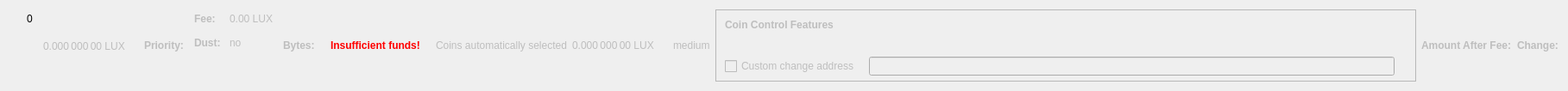
    <widget class="QWidget" name="dummyHideWidget" native="true">
     <property name="maximumSize">
      <size>
       <width>100</width>
       <height>22</height>
      </size>
     </property>
     <layout class="QHBoxLayout" name="dummyHideLayout">
      <item>
       <layout class="QFormLayout" name="formLayoutCoinControl1">
        <property name="horizontalSpacing">
         <number>10</number>
        </property>
        <property name="verticalSpacing">
         <number>14</number>
        </property>
        <property name="leftMargin">
         <number>10</number>
        </property>
        <property name="topMargin">
         <number>4</number>
        </property>
        <property name="rightMargin">
         <number>6</number>
        </property>
        <item row="0" column="1">
         <widget class="QLabel" name="labelCoinControlBytes">
          <property name="cursor">
           <cursorShape>IBeamCursor</cursorShape>
          </property>
          <property name="contextMenuPolicy">
           <enum>Qt::ActionsContextMenu</enum>
          </property>
          <property name="text">
           <string notr="true">0</string>
          </property>
          <property name="textInteractionFlags">
           <set>Qt::LinksAccessibleByMouse|Qt::TextSelectableByKeyboard|Qt::TextSelectableByMouse</set>
          </property>
         </widget>
        </item>
       </layout>
      </item>
      <item>
       <widget class="QLabel" name="labelCoinControlAfterFee">
        <property name="enabled">
         <bool>false</bool>
        </property>
        <property name="sizePolicy">
         <sizepolicy hsizetype="Fixed" vsizetype="Fixed">
          <horstretch>0</horstretch>
          <verstretch>0</verstretch>
         </sizepolicy>
        </property>
        <property name="minimumSize">
         <size>
          <width>111</width>
          <height>12</height>
         </size>
        </property>
        <property name="maximumSize">
         <size>
          <width>111</width>
          <height>12</height>
         </size>
        </property>
        <property name="cursor">
         <cursorShape>IBeamCursor</cursorShape>
        </property>
        <property name="contextMenuPolicy">
         <enum>Qt::ActionsContextMenu</enum>
        </property>
        <property name="text">
         <string notr="true">0.000 000 00 LUX</string>
        </property>
        <property name="textInteractionFlags">
         <set>Qt::LinksAccessibleByMouse|Qt::TextSelectableByKeyboard|Qt::TextSelectableByMouse</set>
        </property>
       </widget>
      </item>
      <item>
       <widget class="QLabel" name="labelCoinControlPriorityText">
        <property name="enabled">
         <bool>false</bool>
        </property>
        <property name="font">
         <font>
          <weight>75</weight>
          <bold>true</bold>
         </font>
        </property>
        <property name="text">
         <string>Priority:</string>
        </property>
       </widget>
      </item>
      <item>
       <layout class="QHBoxLayout" name="horizontalLayout"/>
      </item>
      <item>
       <layout class="QFormLayout" name="formLayoutCoinControl3">
        <property name="horizontalSpacing">
         <number>10</number>
        </property>
        <property name="verticalSpacing">
         <number>14</number>
        </property>
        <property name="leftMargin">
         <number>6</number>
        </property>
        <property name="topMargin">
         <number>4</number>
        </property>
        <property name="rightMargin">
         <number>6</number>
        </property>
        <item row="0" column="0">
         <widget class="QLabel" name="labelCoinControlFeeText">
          <property name="enabled">
           <bool>false</bool>
          </property>
          <property name="font">
           <font>
            <weight>75</weight>
            <bold>true</bold>
           </font>
          </property>
          <property name="text">
           <string>Fee:</string>
          </property>
          <property name="margin">
           <number>0</number>
          </property>
         </widget>
        </item>
        <item row="0" column="1">
         <widget class="QLabel" name="labelCoinControlFee">
          <property name="enabled">
           <bool>false</bool>
          </property>
          <property name="cursor">
           <cursorShape>IBeamCursor</cursorShape>
          </property>
          <property name="contextMenuPolicy">
           <enum>Qt::ActionsContextMenu</enum>
          </property>
          <property name="text">
           <string notr="true">0.00 LUX</string>
          </property>
          <property name="textInteractionFlags">
           <set>Qt::LinksAccessibleByMouse|Qt::TextSelectableByKeyboard|Qt::TextSelectableByMouse</set>
          </property>
         </widget>
        </item>
        <item row="1" column="0">
         <widget class="QLabel" name="labelCoinControlLowOutputText">
          <property name="enabled">
           <bool>false</bool>
          </property>
          <property name="font">
           <font>
            <weight>75</weight>
            <bold>true</bold>
           </font>
          </property>
          <property name="text">
           <string>Dust:</string>
          </property>
         </widget>
        </item>
        <item row="1" column="1">
         <widget class="QLabel" name="labelCoinControlLowOutput">
          <property name="enabled">
           <bool>false</bool>
          </property>
          <property name="cursor">
           <cursorShape>IBeamCursor</cursorShape>
          </property>
          <property name="contextMenuPolicy">
           <enum>Qt::ActionsContextMenu</enum>
          </property>
          <property name="text">
           <string>no</string>
          </property>
          <property name="textInteractionFlags">
           <set>Qt::LinksAccessibleByMouse|Qt::TextSelectableByKeyboard|Qt::TextSelectableByMouse</set>
          </property>
         </widget>
        </item>
       </layout>
      </item>
      <item>
       <widget class="QLabel" name="labelCoinControlBytesText">
        <property name="enabled">
         <bool>false</bool>
        </property>
        <property name="font">
         <font>
          <weight>75</weight>
          <bold>true</bold>
         </font>
        </property>
        <property name="text">
         <string>Bytes:</string>
        </property>
       </widget>
      </item>
      <item>
       <layout class="QFormLayout" name="formLayoutCoinControl2">
        <property name="horizontalSpacing">
         <number>10</number>
        </property>
        <property name="verticalSpacing">
         <number>14</number>
        </property>
        <property name="leftMargin">
         <number>6</number>
        </property>
        <property name="topMargin">
         <number>4</number>
        </property>
        <property name="rightMargin">
         <number>6</number>
        </property>
       </layout>
      </item>
      <item>
       <layout class="QHBoxLayout" name="horizontalLayoutCoinControl2">
        <property name="spacing">
         <number>8</number>
        </property>
        <property name="bottomMargin">
         <number>10</number>
        </property>
       </layout>
      </item>
      <item>
       <widget class="QLabel" name="labelCoinControlInsuffFunds">
        <property name="enabled">
         <bool>false</bool>
        </property>
        <property name="minimumSize">
         <size>
          <width>0</width>
          <height>0</height>
         </size>
        </property>
        <property name="font">
         <font>
          <weight>75</weight>
          <bold>true</bold>
         </font>
        </property>
        <property name="styleSheet">
         <string notr="true">color:red;font-weight:bold;</string>
        </property>
        <property name="text">
         <string>Insufficient funds!</string>
        </property>
        <property name="margin">
         <number>5</number>
        </property>
       </widget>
      </item>
      <item>
       <layout class="QFormLayout" name="formLayoutCoinControl4">
        <property name="horizontalSpacing">
         <number>10</number>
        </property>
        <property name="verticalSpacing">
         <number>14</number>
        </property>
        <property name="leftMargin">
         <number>6</number>
        </property>
        <property name="topMargin">
         <number>4</number>
        </property>
        <property name="rightMargin">
         <number>6</number>
        </property>
       </layout>
      </item>
      <item>
       <widget class="QLabel" name="labelCoinControlAutomaticallySelected">
        <property name="enabled">
         <bool>false</bool>
        </property>
        <property name="sizePolicy">
         <sizepolicy hsizetype="Fixed" vsizetype="Fixed">
          <horstretch>0</horstretch>
          <verstretch>0</verstretch>
         </sizepolicy>
        </property>
        <property name="minimumSize">
         <size>
          <width>0</width>
          <height>0</height>
         </size>
        </property>
        <property name="maximumSize">
         <size>
          <width>240</width>
          <height>16777215</height>
         </size>
        </property>
        <property name="text">
         <string>Coins automatically selected</string>
        </property>
        <property name="margin">
         <number>5</number>
        </property>
       </widget>
      </item>
      <item>
       <widget class="QLabel" name="labelCoinControlChange">
        <property name="enabled">
         <bool>false</bool>
        </property>
        <property name="sizePolicy">
         <sizepolicy hsizetype="Fixed" vsizetype="Fixed">
          <horstretch>0</horstretch>
          <verstretch>0</verstretch>
         </sizepolicy>
        </property>
        <property name="minimumSize">
         <size>
          <width>111</width>
          <height>0</height>
         </size>
        </property>
        <property name="maximumSize">
         <size>
          <width>111</width>
          <height>16777215</height>
         </size>
        </property>
        <property name="cursor">
         <cursorShape>IBeamCursor</cursorShape>
        </property>
        <property name="contextMenuPolicy">
         <enum>Qt::ActionsContextMenu</enum>
        </property>
        <property name="text">
         <string notr="true">0.000 000 00 LUX</string>
        </property>
        <property name="textInteractionFlags">
         <set>Qt::LinksAccessibleByMouse|Qt::TextSelectableByKeyboard|Qt::TextSelectableByMouse</set>
        </property>
       </widget>
      </item>
      <item>
       <widget class="QLabel" name="labelCoinControlPriority">
        <property name="enabled">
         <bool>false</bool>
        </property>
        <property name="cursor">
         <cursorShape>IBeamCursor</cursorShape>
        </property>
        <property name="contextMenuPolicy">
         <enum>Qt::ActionsContextMenu</enum>
        </property>
        <property name="text">
         <string>medium</string>
        </property>
        <property name="textInteractionFlags">
         <set>Qt::LinksAccessibleByMouse|Qt::TextSelectableByKeyboard|Qt::TextSelectableByMouse</set>
        </property>
       </widget>
      </item>
      <item>
       <widget class="QFrame" name="frameCoinControl">
        <property name="sizePolicy">
         <sizepolicy hsizetype="Expanding" vsizetype="Expanding">
          <horstretch>0</horstretch>
          <verstretch>0</verstretch>
         </sizepolicy>
        </property>
        <property name="maximumSize">
         <size>
          <width>16777215</width>
          <height>16777215</height>
         </size>
        </property>
        <property name="frameShape">
         <enum>QFrame::StyledPanel</enum>
        </property>
        <property name="frameShadow">
         <enum>QFrame::Sunken</enum>
        </property>
        <layout class="QVBoxLayout" name="verticalLayoutCoinControl2_2">
         <property name="spacing">
          <number>0</number>
         </property>
         <property name="leftMargin">
          <number>0</number>
         </property>
         <property name="topMargin">
          <number>0</number>
         </property>
         <property name="rightMargin">
          <number>0</number>
         </property>
         <property name="bottomMargin">
          <number>6</number>
         </property>
         <item>
          <layout class="QVBoxLayout" name="verticalLayoutCoinControl" stretch="0,0,0,1">
           <property name="spacing">
            <number>0</number>
           </property>
           <property name="leftMargin">
            <number>10</number>
           </property>
           <property name="topMargin">
            <number>10</number>
           </property>
           <item>
            <layout class="QHBoxLayout" name="horizontalLayoutCoinControl1">
             <property name="bottomMargin">
              <number>15</number>
             </property>
             <item>
              <widget class="QLabel" name="labelCoinControlFeatures">
               <property name="enabled">
                <bool>false</bool>
               </property>
               <property name="sizePolicy">
                <sizepolicy hsizetype="Preferred" vsizetype="Maximum">
                 <horstretch>0</horstretch>
                 <verstretch>0</verstretch>
                </sizepolicy>
               </property>
               <property name="font">
                <font>
                 <weight>75</weight>
                 <bold>true</bold>
                </font>
               </property>
               <property name="styleSheet">
                <string notr="true">font-weight:bold;</string>
               </property>
               <property name="text">
                <string>Coin Control Features</string>
               </property>
              </widget>
             </item>
            </layout>
           </item>
           <item>
            <widget class="QWidget" name="widgetCoinControl" native="true">
             <property name="sizePolicy">
              <sizepolicy hsizetype="Preferred" vsizetype="Preferred">
               <horstretch>0</horstretch>
               <verstretch>0</verstretch>
              </sizepolicy>
             </property>
             <property name="minimumSize">
              <size>
               <width>0</width>
               <height>0</height>
              </size>
             </property>
             <property name="styleSheet">
              <string notr="true"/>
             </property>
             <layout class="QHBoxLayout" name="horizontalLayoutCoinControl5_2">
              <property name="leftMargin">
               <number>0</number>
              </property>
              <property name="topMargin">
               <number>0</number>
              </property>
              <property name="rightMargin">
               <number>0</number>
              </property>
              <property name="bottomMargin">
               <number>0</number>
              </property>
              <item>
               <layout class="QHBoxLayout" name="horizontalLayoutCoinControl3">
                <property name="spacing">
                 <number>20</number>
                </property>
                <property name="topMargin">
                 <number>0</number>
                </property>
                <property name="bottomMargin">
                 <number>10</number>
                </property>
               </layout>
              </item>
             </layout>
            </widget>
           </item>
           <item>
            <layout class="QHBoxLayout" name="horizontalLayoutCoinControl4" stretch="0,0,0">
             <property name="spacing">
              <number>12</number>
             </property>
             <property name="sizeConstraint">
              <enum>QLayout::SetDefaultConstraint</enum>
             </property>
             <property name="topMargin">
              <number>5</number>
             </property>
             <property name="rightMargin">
              <number>5</number>
             </property>
             <item>
              <widget class="QCheckBox" name="checkBoxCoinControlChange">
               <property name="enabled">
                <bool>false</bool>
               </property>
               <property name="toolTip">
                <string>If this is activated, but the change address is empty or invalid, change will be sent to a newly generated address.</string>
               </property>
               <property name="text">
                <string>Custom change address</string>
               </property>
              </widget>
             </item>
             <item>
              <widget class="QValidatedLineEdit" name="lineEditCoinControlChange">
               <property name="enabled">
                <bool>false</bool>
               </property>
               <property name="sizePolicy">
                <sizepolicy hsizetype="Expanding" vsizetype="Fixed">
                 <horstretch>0</horstretch>
                 <verstretch>0</verstretch>
                </sizepolicy>
               </property>
              </widget>
             </item>
             <item>
              <widget class="QLabel" name="labelCoinControlChangeLabel_2">
               <property name="sizePolicy">
                <sizepolicy hsizetype="Preferred" vsizetype="Expanding">
                 <horstretch>0</horstretch>
                 <verstretch>0</verstretch>
                </sizepolicy>
               </property>
               <property name="minimumSize">
                <size>
                 <width>0</width>
                 <height>0</height>
                </size>
               </property>
               <property name="text">
                <string/>
               </property>
               <property name="margin">
                <number>3</number>
               </property>
              </widget>
             </item>
            </layout>
           </item>
           <item>
            <spacer name="verticalSpacerCoinControl">
             <property name="orientation">
              <enum>Qt::Vertical</enum>
             </property>
             <property name="sizeHint" stdset="0">
              <size>
               <width>800</width>
               <height>1</height>
              </size>
             </property>
            </spacer>
           </item>
          </layout>
         </item>
        </layout>
       </widget>
      </item>
      <item>
       <widget class="QLabel" name="labelCoinControlAfterFeeText">
        <property name="enabled">
         <bool>false</bool>
        </property>
        <property name="minimumSize">
         <size>
          <width>0</width>
          <height>0</height>
         </size>
        </property>
        <property name="maximumSize">
         <size>
          <width>16777215</width>
          <height>16777215</height>
         </size>
        </property>
        <property name="font">
         <font>
          <weight>75</weight>
          <bold>true</bold>
         </font>
        </property>
        <property name="text">
         <string>Amount After Fee:</string>
        </property>
        <property name="alignment">
         <set>Qt::AlignLeading|Qt::AlignLeft|Qt::AlignVCenter</set>
        </property>
        <property name="margin">
         <number>0</number>
        </property>
       </widget>
      </item>
      <item>
       <widget class="QLabel" name="labelCoinControlChangeText">
        <property name="enabled">
         <bool>false</bool>
        </property>
        <property name="sizePolicy">
         <sizepolicy hsizetype="Preferred" vsizetype="Preferred">
          <horstretch>0</horstretch>
          <verstretch>0</verstretch>
         </sizepolicy>
        </property>
        <property name="minimumSize">
         <size>
          <width>0</width>
          <height>0</height>
         </size>
        </property>
        <property name="maximumSize">
         <size>
          <width>16777215</width>
          <height>16777215</height>
         </size>
        </property>
        <property name="font">
         <font>
          <weight>75</weight>
          <bold>true</bold>
         </font>
        </property>
        <property name="text">
         <string>Change:</string>
        </property>
        <property name="alignment">
         <set>Qt::AlignLeading|Qt::AlignLeft|Qt::AlignVCenter</set>
        </property>
       </widget>
      </item>
     </layout>
    </widget>
